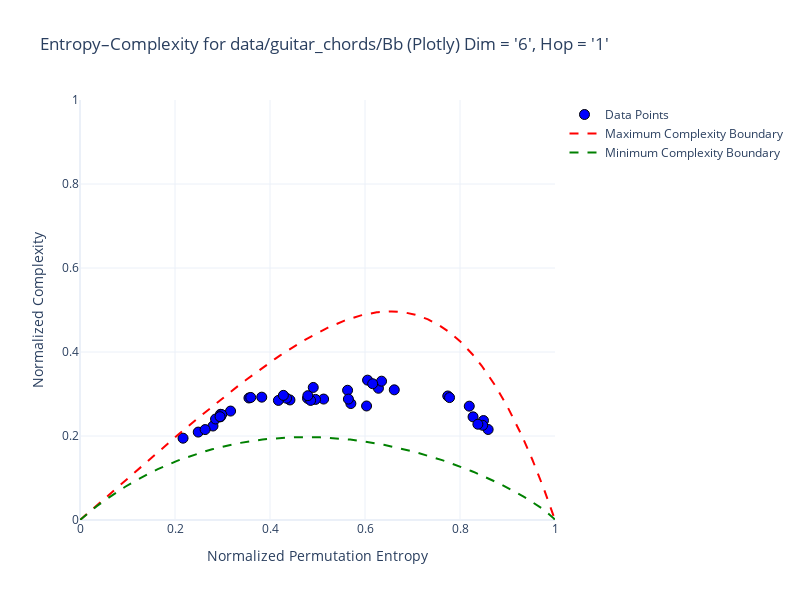

Notebook source saved alongside this figure:
### Code cell
folder_path = "data/guitar_chords/Bb"
dim = 6
hop = 1
plot_graph_ordpy(folder_path, dim, hop)

### Figure 1 — Plotly figure (JSON) as saved in the notebook; plotly's stock layout.template omitted (floating-point values rounded to 4 significant figures; data arrays with more than 128 entries replaced by an {"elided": "..."} marker saying what was removed)
{"data": [{"hovertemplate": "<b>File:</b> %{hovertext}<br><b>Entropy:</b> %{x}<br><b>Complexity:</b> %{y}<extra></extra>", "hovertext": ["Bb_Classic_Jo_4.wav", "Bb_classical_AfonsoLemos_-01.wav", "Bb_Electric2_LInda_4.wav", "Bb_classical_AfonsoLemos_-03.wav", "Bb_classical_AfonsoLemos_-02.wav", "Bb_Electric2_LInda_3.wav", "Bb_Classic_Jo_2.wav", "Bb_Classic_Jo_3.wav", "Bb_Electric2_LInda_2.wav", "Bb_Classic_Jo_1.wav", "Bb_classical_AfonsoLemos_-04.wav", "Bb_Electric2_LInda_1.wav", "Bb_Electric1_LInda_1.wav", "Bb_AcousticGuitar_RodrigoMercador_4.wav", "Bb_Electric1_LInda_2.wav", "Bb_Electric1_LInda_3.wav", "Bb_AcousticGuitar_RodrigoMercador_3.wav", "Bb_AcousticGuitar_RodrigoMercador_2.wav", "Bb_Electric1_LInda_4.wav", "Bb_AcousticGuitar_RodrigoMercador_1.wav", "Bb_electric_Isabel_1.wav", "Bb_ClassicVince_JO_4.wav", "Bb_electric_Isabel_3.wav", "Bb_electric_Isabel_2.wav", "Bb_ClassicVince_JO_3.wav", "Bb_ClassicVince_JO_2.wav", "Bb_ClassicVince_JO_1.wav", "Bb_electric_Isabel_4.wav", "Bb_AcusticVince_JO_3.wav", "Bb_Classic2_Carolina_4.wav", "Bb_Classic3_Carolina_1.wav", "Bb_AcusticVince_JO_2.wav", "Bb_Classic3_Carolina_3.wav", "Bb_Classic3_Carolina_2.wav", "Bb_AcusticVince_JO_1.wav", "Bb_Classic2_Carolina_2.wav", "Bb_Classic2_Carolina_3.wav", "Bb_AcusticVince_JO_4.wav", "Bb_Classic2_Carolina_1.wav", "Bb_Classic3_Carolina_4.wav"], "marker": {"color": "blue", "line": {"color": "black", "width": 1}, "size": 10}, "mode": "markers", "name": "Data Points", "type": "scatter", "x": [0.5702, 0.5633, 0.8495, 0.5129, 0.4958, 0.8592, 0.6033, 0.479, 0.8478, 0.565, 0.442, 0.8275, 0.8195, 0.6054, 0.8377, 0.7742, 0.6616, 0.6283, 0.778, 0.6349, 0.28, 0.317, 0.2169, 0.2489, 0.3557, 0.2854, 0.2958, 0.2634, 0.2956, 0.6162, 0.3826, 0.2983, 0.4348, 0.4177, 0.2948, 0.4855, 0.4282, 0.3595, 0.4797, 0.4911], "y": [0.2772, 0.3089, 0.2368, 0.288, 0.2871, 0.2155, 0.2715, 0.2897, 0.2254, 0.2879, 0.2858, 0.2456, 0.271, 0.333, 0.2281, 0.2953, 0.3099, 0.3137, 0.2915, 0.3305, 0.2238, 0.2594, 0.1948, 0.2093, 0.2905, 0.2404, 0.2457, 0.2153, 0.2517, 0.3244, 0.2925, 0.2509, 0.2899, 0.2848, 0.2461, 0.2848, 0.2967, 0.2918, 0.296, 0.3156]}, {"line": {"color": "red", "dash": "dash"}, "mode": "lines", "name": "Maximum Complexity Boundary", "type": "scatter", "x": {"elided": "719 float values"}, "y": {"elided": "719 float values"}}, {"line": {"color": "green", "dash": "dash"}, "mode": "lines", "name": "Minimum Complexity Boundary", "type": "scatter", "x": [-0.0, 0.01866, 0.03517, 0.05087, 0.06603, 0.08079, 0.09522, 0.1094, 0.1233, 0.137, 0.1505, 0.1639, 0.1771, 0.1902, 0.2031, 0.2159, 0.2285, 0.2411, 0.2535, 0.2659, 0.2781, 0.2903, 0.3023, 0.3143, 0.3262, 0.338, 0.3497, 0.3613, 0.3728, 0.3843, 0.3957, 0.4071, 0.4183, 0.4295, 0.4406, 0.4517, 0.4626, 0.4736, 0.4844, 0.4952, 0.5059, 0.5165, 0.5271, 0.5377, 0.5481, 0.5585, 0.5689, 0.5791, 0.5894, 0.5995, 0.6096, 0.6196, 0.6296, 0.6395, 0.6493, 0.6591, 0.6688, 0.6785, 0.6881, 0.6976, 0.7071, 0.7165, 0.7258, 0.735, 0.7442, 0.7534, 0.7624, 0.7714, 0.7804, 0.7892, 0.798, 0.8067, 0.8153, 0.8239, 0.8323, 0.8407, 0.849, 0.8573, 0.8654, 0.8734, 0.8814, 0.8892, 0.8969, 0.9046, 0.9121, 0.9195, 0.9267, 0.9339, 0.9409, 0.9477, 0.9544, 0.9609, 0.9671, 0.9732, 0.979, 0.9844, 0.9895, 0.994, 0.9978, 1.0], "y": [-0.0, 0.01789, 0.03264, 0.04583, 0.05785, 0.06892, 0.07917, 0.08871, 0.09761, 0.1059, 0.1137, 0.121, 0.1278, 0.1341, 0.1401, 0.1456, 0.1508, 0.1557, 0.1602, 0.1644, 0.1683, 0.1719, 0.1752, 0.1783, 0.1811, 0.1836, 0.1859, 0.188, 0.1898, 0.1915, 0.1929, 0.1941, 0.1951, 0.1959, 0.1966, 0.197, 0.1973, 0.1974, 0.1973, 0.1971, 0.1967, 0.1962, 0.1955, 0.1947, 0.1937, 0.1926, 0.1914, 0.19, 0.1885, 0.1869, 0.1851, 0.1832, 0.1812, 0.1791, 0.1769, 0.1746, 0.1722, 0.1696, 0.167, 0.1643, 0.1614, 0.1585, 0.1555, 0.1524, 0.1492, 0.1459, 0.1425, 0.1391, 0.1355, 0.1319, 0.1282, 0.1245, 0.1206, 0.1167, 0.1128, 0.1087, 0.1046, 0.1004, 0.09622, 0.09193, 0.08758, 0.08318, 0.07873, 0.07422, 0.06967, 0.06507, 0.06043, 0.05574, 0.05102, 0.04626, 0.04148, 0.03666, 0.03183, 0.02698, 0.02213, 0.0173, 0.01249, 0.007782, 0.003293, -1.291e-15]}], "layout": {"height": 600, "title": {"text": "Entropy–Complexity for data/guitar_chords/Bb (Plotly)\nDim = '6', Hop = '1'"}, "width": 800, "xaxis": {"range": [0, 1], "title": {"text": "Normalized Permutation Entropy"}}, "yaxis": {"range": [0, 1], "title": {"text": "Normalized Complexity"}}}}
